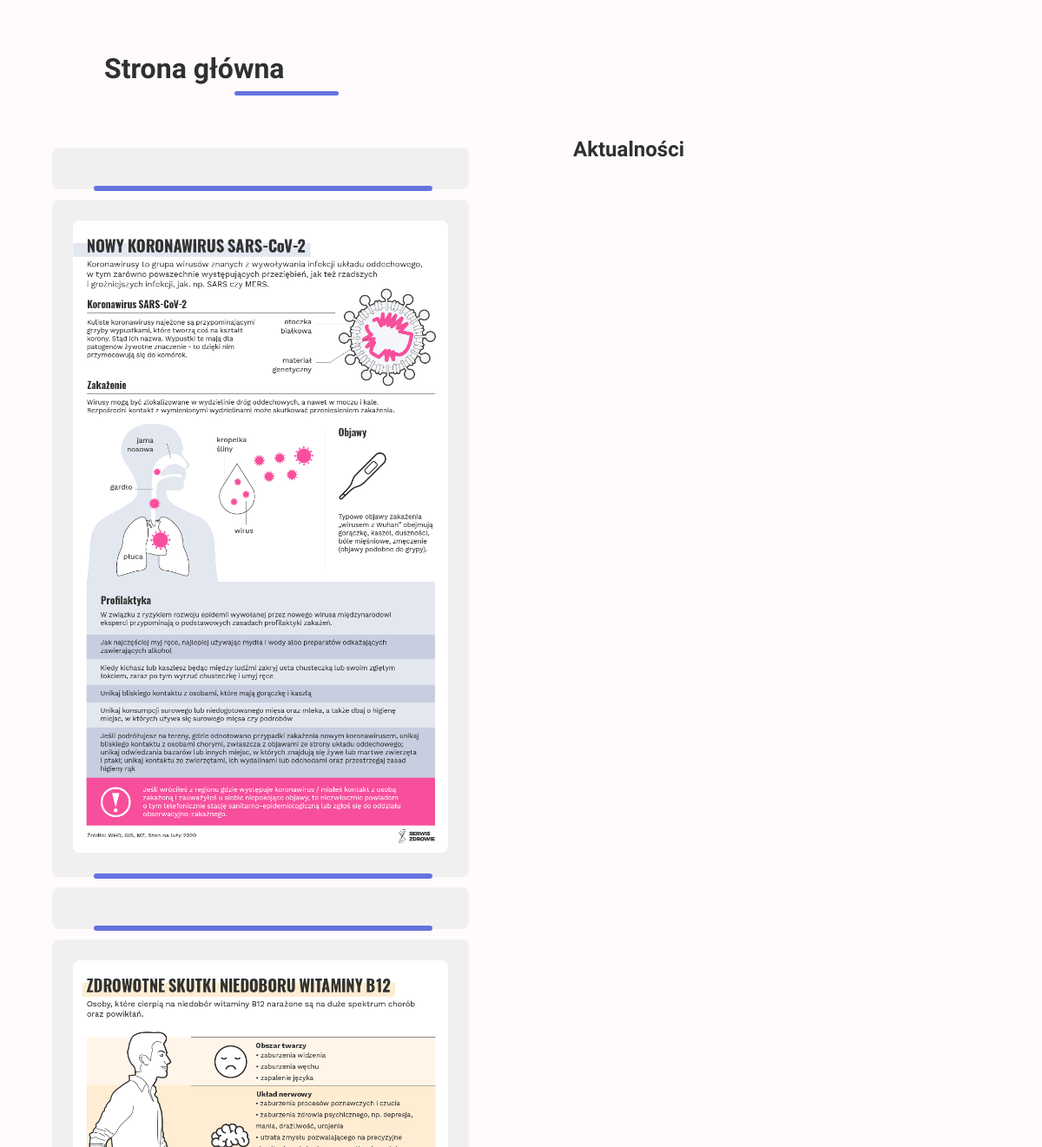
The app's page / (upper part), older data.
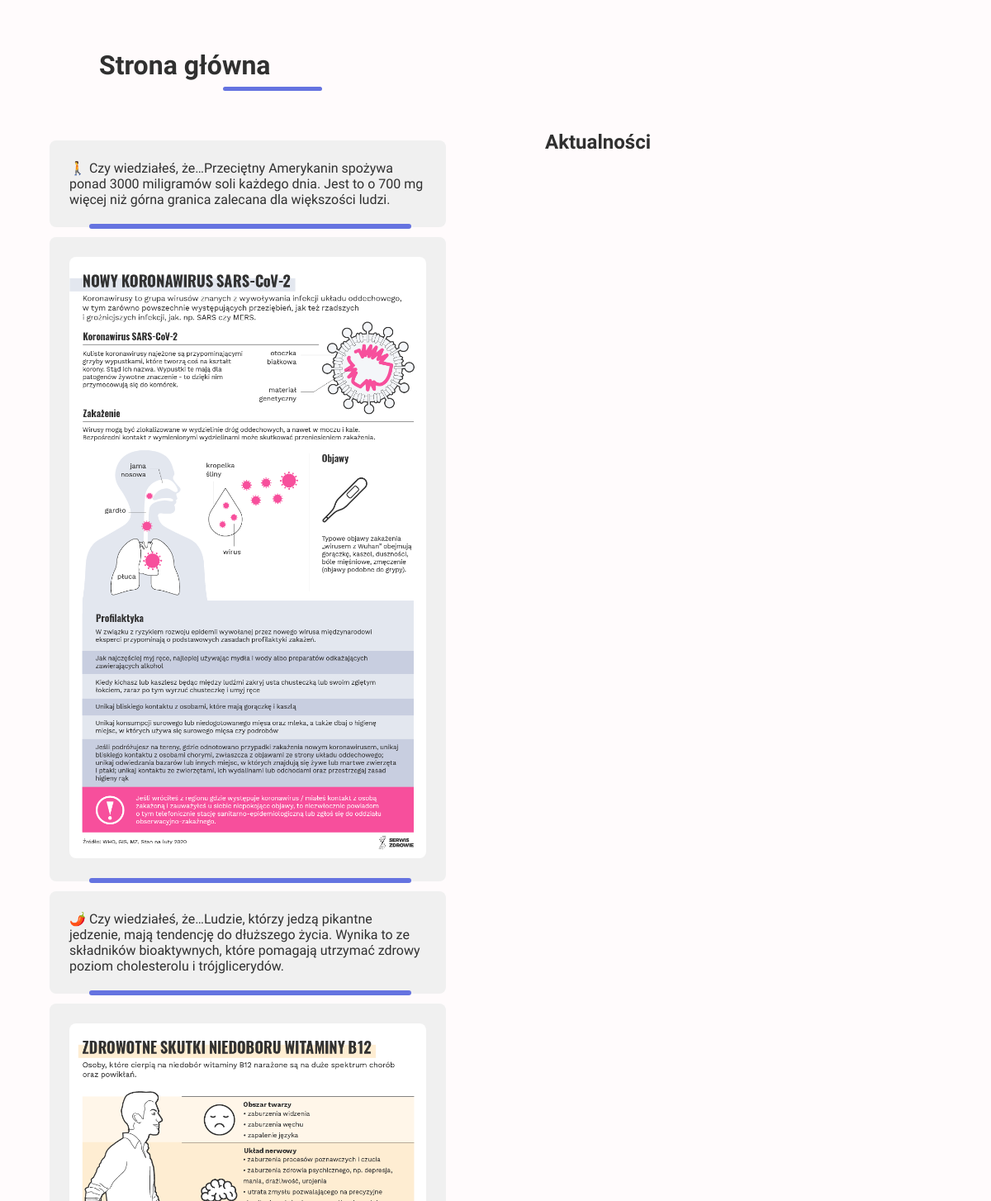
The same page, newer data.
### website/models.py (models this page shows)
class fact(models.Model):
    title = models.CharField(max_length = 50)
    text = models.TextField()
    class Meta:
        verbose_name_plural = 'Ciekawostki'

### website/decoratos.py (the view)
    def wrapper_func(request, *args, **kwargs):
        if not 'browse_mode' in request.session:
            request.session['browse_mode'] = 'light'
        return view_func(request, *args, **kwargs)

### website/decoratos.py (called while the page is built)
def is_not_session(view_func):
    def wrapper_func(request, *args, **kwargs):
        if not 'browse_mode' in request.session:
            request.session['browse_mode'] = 'light'
        return view_func(request, *args, **kwargs)
    return wrapper_func

### templates/homepage/homepage.html (shortened to what this page needs)
{% extends 'base.html' %}
{% load static %}
{% block css %}
{% if request.session.browse_mode == 'dark' %}
<link rel="stylesheet" href="{% static 'style/css/homepage-dark.css' %}">
{% else %}
<link rel="stylesheet" href="{% static 'style/css/homepage-light.css' %}">
{% endif %}
{% endblock css %}
{% block content %}
<h1>Strona główna</h1>
<section class="homepage-left">
    <section class="homepage-baner">
        <p><span>{{ random_facts.0.title }}</span>{{ random_facts.0.text }}</p>
    </section>
    <section class="homepage-baner">
        <img src="{% static 'img/info1.png' %}" alt="info1">
    </section>
    <section class="homepage-baner">
        <p><span>{{ random_facts.1.title }}</span>{{ random_facts.1.text }}</p>
    </section>
    <section class="homepage-baner">
        <img src="{% static 'img/info2.png' %}" alt="info2">
    </section>
</section>
<section class="tweets">
    <h2>Aktualności</h2>
</section>
{% endblock content %}

### templates/base.html (shortened to what this page needs)
{% load static %}
<!DOCTYPE html>
<html lang="en">
<head>
    {% if request.session.browse_mode == 'dark' %}
    <link rel="stylesheet" href='{% static "style/css/base-dark.css" %}'>
    {% else %}
    <link rel="stylesheet" href='{% static "style/css/base-light.css" %}'>
    {% endif %}
    {% block css %}
    {% endblock css %}
</head>
<body>
    <main class="main">
        {% block content %}
        {% endblock content %}
    </main>
</body>
</html>

### static/style/css/base-light.css (style rules this page uses)
body { padding: 0; margin: 0; box-sizing: border-box; display: flex; flex-wrap: wrap; background-color: #f0f0f0; }
body * { padding: 0; margin: 0; box-sizing: border-box; font-family: "Work Sans", sans-serif; color: #303030; }
body .main { flex-basis: 85%; height: 100vh; background-color: #FFFBFC; position: relative; overflow-x: hidden; }
body .main * { color: #303030; }
body .main h1 { margin: 5vw 0 0 10vw; padding-bottom: 1vw; position: relative; }
body .main h1::after { content: " "; position: absolute; width: 10vw; right: 80%; bottom: 0; border-radius: 0.5em; border-bottom: 5px solid #6573e0; }
@media (max-width: 1450px) { body .main { flex-basis: 100%; } }
@media (max-width: 1450px) { body .main h1::after { right: 75%; } }

### static/style/css/homepage-light.css (style rules this page uses)
.main { display: grid; display: -ms-grid; grid-template-columns: 1fr 1fr; grid-template-areas: "head head" "rest rest"; }
.main h1 { grid-area: head; }
.main .homepage-left { margin-top: 4vw; justify-self: center; }
.main .homepage-left .homepage-baner { width: 80%; padding: 2vw; border-radius: 0.5em; background-color: #f0f0f0; margin: 1vw auto; position: relative; align-items: center; }
.main .homepage-left .homepage-baner img { width: 100%; border-radius: 0.5em; }
.main .homepage-left .homepage-baner::after { content: " "; position: absolute; width: 80%; bottom: -1.5px; left: 10%; border-radius: 0.5em; border: 3px solid #6573e0; }
.main .tweets { width: 80%; margin: auto; margin-top: 4vw; display: grid; display: -ms-grid; grid-gap: 1vw; }

Row changes from the older to the newer data that the page shows:
added fact: title "🚶 Czy wiedziałeś, że…", text "Przeciętny Amerykanin spożywa ponad 3000 miligramów soli każdego dnia. Jest to o 700 mg więcej niż górna granica zalecana dla większości ludzi."
added fact: title "🌶️ Czy wiedziałeś, że…", text "Ludzie, którzy jedzą pikantne jedzenie, mają tendencję do dłuższego życia. Wynika to ze składników bioaktywnych, które pomagają utrzymać zdrowy poziom cholesterolu i trójglicerydów."
